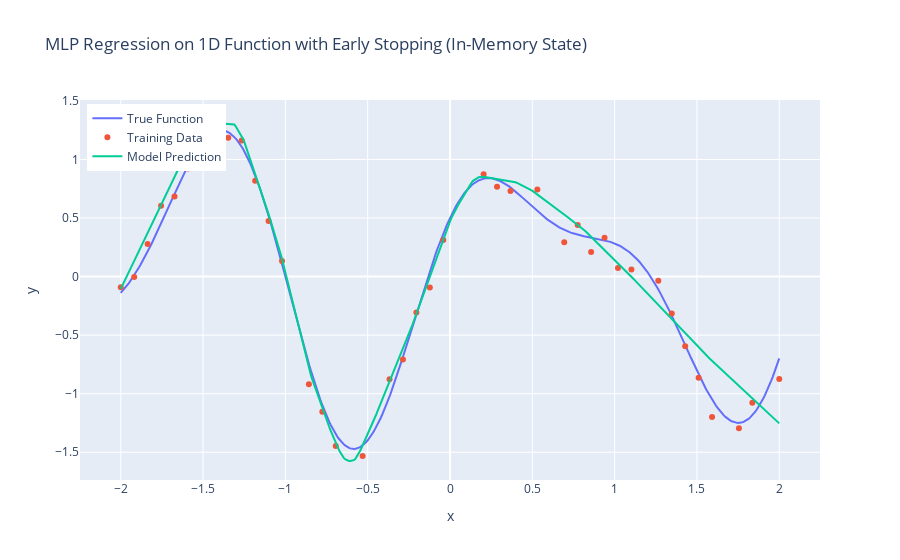

The notebook cell saved with this chart:
### Code cell
import numpy as np
import torch
import torch.nn as nn
import torch.optim as optim
import plotly.graph_objects as go
from sklearn.model_selection import train_test_split

# EarlyStopping class implementation (replace with your implementation if already defined)
class EarlyStopping:
    def __init__(self, patience=7, verbose=False, delta=0, trace_func=print):
        self.patience = patience
        self.verbose = verbose
        self.counter = 0
        self.best_val_loss = None
        self.early_stop = False
        self.delta = delta
        self.trace_func = trace_func
        self.best_model_state = None  # Hold the best model state in memory

    def __call__(self, val_loss, model):
        if self.best_val_loss is None:
            self.best_val_loss = val_loss
            self.save_checkpoint(val_loss, model)
        elif val_loss < self.best_val_loss - self.delta:
            self.best_val_loss = val_loss
            self.save_checkpoint(val_loss, model)
            self.counter = 0  # Reset counter since improvement occurred
        else:
            self.counter += 1
            self.trace_func(f'EarlyStopping counter: {self.counter} out of {self.patience}')
            if self.counter >= self.patience:
                self.early_stop = True

    def save_checkpoint(self, val_loss, model):
        if self.verbose:
            self.trace_func(f'Validation loss decreased. Saving model state...')
        self.best_model_state = model.state_dict()

# Define the synthetic 1D function
def target_function(x):
    return np.sin(3 * x) + 0.5 * np.cos(5 * x)

# Generate synthetic data
np.random.seed(42)
X = np.linspace(-2, 2, 50).reshape(-1, 1)
y = target_function(X) + 0.1 * np.random.normal(size=X.shape)

# Split into training and testing sets
X_train, X_test, y_train, y_test = train_test_split(X, y, test_size=0.2, random_state=42)

# Convert data to PyTorch tensors
X_train_tensor = torch.tensor(X_train, dtype=torch.float32)
y_train_tensor = torch.tensor(y_train, dtype=torch.float32)
X_test_tensor = torch.tensor(X_test, dtype=torch.float32)
y_test_tensor = torch.tensor(y_test, dtype=torch.float32)

# Define the MLP model
class MLPRegressor(nn.Module):
    def __init__(self):
        super(MLPRegressor, self).__init__()
        self.net = nn.Sequential(
            nn.Linear(1, 64),
            nn.ReLU(),
            nn.Linear(64, 64),
            nn.ReLU(),
            nn.Linear(64, 1)
        )

    def forward(self, x):
        return self.net(x)

# Initialize the model, loss, and optimizer
model = MLPRegressor()
criterion = nn.MSELoss()
optimizer = optim.Adam(model.parameters(), lr=0.01)

# Initialize early stopping
early_stopping = EarlyStopping(patience=20, verbose=True)

# Training loop
num_epochs = 1000
for epoch in range(num_epochs):
    model.train()
    optimizer.zero_grad()
    predictions = model(X_train_tensor)
    loss = criterion(predictions, y_train_tensor)
    loss.backward()
    optimizer.step()

    # Evaluate on validation set
    model.eval()
    with torch.no_grad():
        val_predictions = model(X_test_tensor)
        val_loss = criterion(val_predictions, y_test_tensor).item()

    print(f"Epoch {epoch + 1}, Loss: {loss.item():.4f}, Val Loss: {val_loss:.4f}")

    # Check for early stopping
    early_stopping(val_loss, model)

    if early_stopping.early_stop:
        print("Early stopping triggered")
        break

# Load the best model state from memory
if early_stopping.best_model_state is not None:
    model.load_state_dict(early_stopping.best_model_state)
    print("Best model state restored.")

# Evaluate the model
model.eval()
X_plot = torch.tensor(np.linspace(-2, 2, 500).reshape(-1, 1), dtype=torch.float32)
with torch.no_grad():
    y_plot = model(X_plot).numpy()

# Visualization with Plotly
fig = go.Figure()

# Plot the true function
fig.add_trace(go.Scatter(x=X_plot.flatten().numpy(), y=target_function(X_plot.flatten().numpy()),
                         mode='lines', name='True Function'))

# Plot training data
fig.add_trace(go.Scatter(x=X_train.flatten(), y=y_train.flatten(),
                         mode='markers', name='Training Data'))

# Plot model predictions
fig.add_trace(go.Scatter(x=X_plot.flatten().numpy(), y=y_plot.flatten(),
                         mode='lines', name='Model Prediction'))

# Customize layout
fig.update_layout(title='MLP Regression on 1D Function with Early Stopping (In-Memory State)',
                  xaxis_title='x', yaxis_title='y',
                  legend=dict(x=0.01, y=0.99))

fig.show()

### Figure 1 — Plotly figure (JSON) as saved in the notebook; plotly's stock layout.template omitted (floating-point values rounded to 4 significant figures; data arrays with more than 128 entries replaced by an {"elided": "..."} marker saying what was removed)
{"data": [{"mode": "lines", "name": "True Function", "type": "scatter", "x": {"elided": "500 float values"}, "y": {"elided": "500 float values"}}, {"mode": "markers", "name": "Training Data", "type": "scatter", "x": [-1.02, -1.673, 1.02, -1.347, -1.755, -1.51, 1.347, 1.755, 1.837, -0.7755, -1.265, -0.6939, -0.04082, 0.7755, 0.5306, -2, 1.592, 0.2041, 0.6939, -1.592, 0.3673, -1.102, 0.9388, -1.918, -0.2857, -1.837, 1.51, 0.8571, -0.1224, 1.265, -1.184, -0.2041, -0.5306, 2, -0.3673, -1.429, 1.429, -0.8571, 0.2857, 1.102], "y": [0.1338, 0.684, 0.07425, 1.186, 0.605, 1.291, -0.3158, -1.295, -1.078, -1.155, 1.162, -1.447, 0.313, 0.4394, 0.7435, -0.09045, -1.198, 0.8738, 0.2932, 0.9221, 0.7316, 0.4751, 0.3312, -0.002987, -0.7077, 0.2775, -0.8645, 0.2108, -0.09244, -0.03525, 0.8188, -0.3064, -1.532, -0.8753, -0.877, 1.313, -0.5956, -0.9192, 0.7668, 0.06131]}, {"mode": "lines", "name": "Model Prediction", "type": "scatter", "x": {"elided": "500 float values"}, "y": {"elided": "500 float values"}}], "layout": {"legend": {"x": 0.01, "y": 0.99}, "title": {"text": "MLP Regression on 1D Function with Early Stopping (In-Memory State)"}, "xaxis": {"title": {"text": "x"}}, "yaxis": {"title": {"text": "y"}}}}
